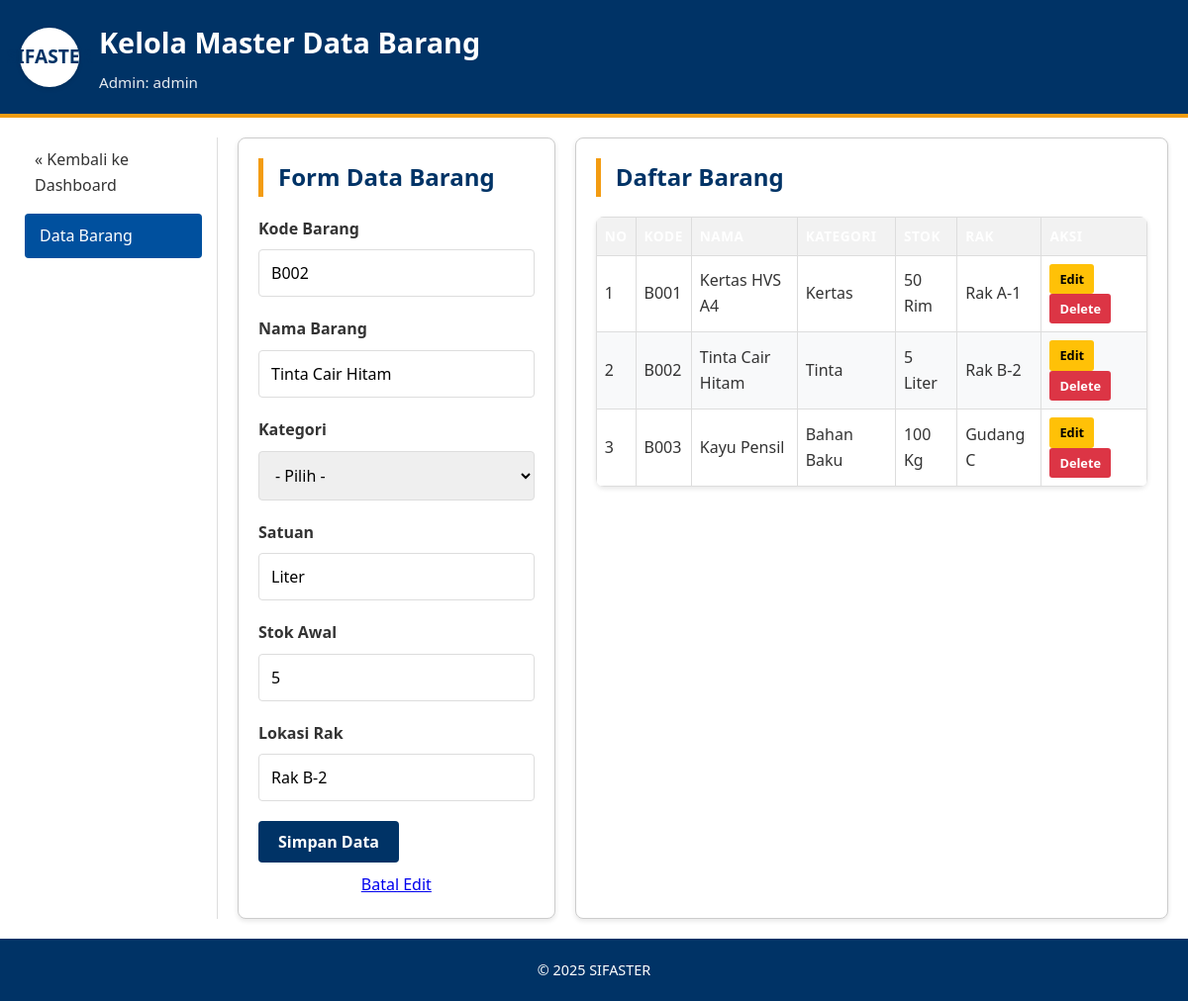
Screenshot of /adminBarang.php?op=edit&id=B002 (signed in) with the database file from the repository.
### tables this page shows
CREATE TABLE IF NOT EXISTS barang (
    kode_barang VARCHAR(20) PRIMARY KEY,
    nama_barang VARCHAR(100) NOT NULL,
    kategori VARCHAR(50),
    satuan VARCHAR(20),
    stok INT DEFAULT 0,
    lokasi_rak VARCHAR(50)
);

### adminBarang.php (the view, shortened to what this page needs)
<?php
include 'koneksi.php';
$kode_barang = "";
$nama_barang = "";
$satuan      = "";
$stok        = 0;
$lokasi_rak  = "";
$op          = "";
if (isset($_GET['op'])) {
    $op = $_GET['op'];
}
if ($op == 'edit') {
    $id          = $_GET['id'];
    $sql1        = "SELECT * FROM barang WHERE kode_barang = '$id'";
    $q1          = mysqli_query($koneksi, $sql1);
    $r1          = mysqli_fetch_array($q1);
    if ($r1) {
        $kode_barang = $r1['kode_barang'];
        $nama_barang = $r1['nama_barang'];
        $satuan      = $r1['satuan'];
        $stok        = $r1['stok'];
        $lokasi_rak  = $r1['lokasi_rak'];
    } else {
        $error = "Data tidak ditemukan";
    }
}
?>
<!DOCTYPE html>
<html lang="id">
<head>
    <link rel="stylesheet" href="style.css">
</head>
<body>
    <div class="container">
        <header class="header">
            <div class="logo">SIFASTER</div>
            <div class="header-text">
                <h1>Kelola Master Data Barang</h1>
                <p>Admin: <?php echo $_SESSION['username']; ?></p>
            </div>
        </header>
        <div class="content-wrapper">
            <nav class="nav" style="width: 200px;">
                <ul>
                    <li><a href="index.php">&laquo; Kembali ke Dashboard</a></li>
                    <li><a href="adminBarang.php" class="active">Data Barang</a></li>
                </ul>
            </nav>
            <div style="flex: 1;">
                <div class="crud-container">
                    <div class="form-card">
                        <h3>Form Data Barang</h3>
                        <form action="" method="POST">
                            <div class="form-group">
                                <label>Kode Barang</label>
                                <input type="text" name="kode_barang" value="<?php echo $kode_barang ?>" <?php echo ($op == 'edit') ? 'readonly' : ''; ?> required>
                            </div>
                            <div class="form-group">
                                <label>Nama Barang</label>
                                <input type="text" name="nama_barang" value="<?php echo $nama_barang ?>" required>
                            </div>
                            <div class="form-group">
                                <label>Kategori</label>
                                <select name="kategori">
                                    <option value="">- Pilih -</option>
                                </select>
                            </div>
                            <div class="form-group">
                                <label>Satuan</label>
                                <input type="text" name="satuan" value="<?php echo $satuan ?>" placeholder="Pcs/Kg/Rim" required>
                            </div>
                            <div class="form-group">
                                <label>Stok Awal</label>
                                <input type="number" name="stok" value="<?php echo $stok ?>" required>
                            </div>
                            <div class="form-group">
                                <label>Lokasi Rak</label>
                                <input type="text" name="lokasi_rak" value="<?php echo $lokasi_rak ?>" placeholder="Contoh: A-01" required>
                            </div>
                            <button type="submit" name="simpan" class="btn-login">Simpan Data</button>
                            <?php if($op == 'edit'): ?>
                                <a href="adminBarang.php" style="display:block; text-align:center; margin-top:10px;">Batal Edit</a>
                            <?php endif; ?>
                        </form>
                    </div>
                    <div class="table-card">
                        <h3>Daftar Barang</h3>
                        <table>
                            <thead>
                                <tr>
                                    <th>No</th>
                                    <th>Kode</th>
                                    <th>Nama</th>
                                    <th>Kategori</th>
                                    <th>Stok</th>
                                    <th>Rak</th>
                                    <th>Aksi</th>
                                </tr>
                            </thead>
                            <tbody>
                                <?php
                                $sql2   = "SELECT * FROM barang ORDER BY kode_barang ASC";
                                $q2     = mysqli_query($koneksi, $sql2);
                                $urut   = 1;
                                while ($r2 = mysqli_fetch_array($q2)) {
                                    $kode   = $r2['kode_barang'];
                                    $nama   = $r2['nama_barang'];
                                    $kat    = $r2['kategori'];
                                    $stok   = $r2['stok'];
                                    $sat    = $r2['satuan'];
                                    $rak    = $r2['lokasi_rak'];
                                ?>
                                    <tr>
                                        <td><?php echo $urut++ ?></td>
                                        <td><?php echo $kode ?></td>
                                        <td><?php echo $nama ?></td>
                                        <td><?php echo $kat ?></td>
                                        <td><?php echo $stok . ' ' . $sat ?></td>
                                        <td><?php echo $rak ?></td>
                                        <td>
                                            <a href="adminBarang.php?op=edit&id=<?php echo $kode ?>" class="btn-action btn-edit">Edit</a>
                                            <a href="adminBarang.php?op=delete&id=<?php echo $kode ?>" onclick="return confirm('Yakin mau delete data?')" class="btn-action btn-delete">Delete</a>
                                        </td>
                                    </tr>
                                <?php
                                }
                                ?>
                            </tbody>
                        </table>
                    </div>
                </div>
            </div>
        </div>
        <footer class="footer">
            <div class="footer-text">
                <span>&copy; 2025 SIFASTER</span>
            </div>
        </footer>
    </div>
</body>
</html>

### style.css (style rules this page uses)
:root { --primary-color: #003366; --secondary-color: #00509e; --accent-color: #f39c12; --text-color: #333; --bg-color: #f4f6f9; --white: #ffffff; --border-color: #ddd; --success-color: #28a745; --danger-color: #dc3545; --shadow: 0 2px 5px rgba(0,0,0,0.1); }
* { box-sizing: border-box; margin: 0; padding: 0; font-family: 'Segoe UI', Tahoma, Geneva, Verdana, sans-serif; }
body { background-color: var(--bg-color); color: var(--text-color); line-height: 1.6; }
.container { width: 100%; max-width: 1200px; margin: 0 auto; background: var(--white); min-height: 100vh; box-shadow: 0 0 20px rgba(0,0,0,0.05); display: flex; flex-direction: column; }
.header { background: var(--primary-color); color: var(--white); padding: 20px; display: flex; align-items: center; border-bottom: 4px solid var(--accent-color); }
.logo { width: 60px; height: 60px; background: var(--white); color: var(--primary-color); margin-right: 20px; display: flex; align-items: center; justify-content: center; font-weight: bold; font-size: 1.2rem; border-radius: 50%; box-shadow: var(--shadow); }
.header-text h1 { font-size: 1.8rem; margin-bottom: 5px; font-weight: 600; }
.header-text p { font-size: 0.95rem; opacity: 0.9; }
.content-wrapper { display: flex; flex: 1; padding: 20px; gap: 20px; }
.nav { width: 250px; background: var(--white); border-right: 1px solid var(--border-color); padding-right: 20px; }
.nav ul { list-style: none; }
.nav ul li { margin-bottom: 5px; }
.nav ul li a { display: block; padding: 10px 15px; color: var(--text-color); text-decoration: none; border-radius: 4px; transition: all 0.3s ease; font-weight: 500; }
.nav ul li a:hover, .nav ul li a.active { background-color: var(--secondary-color); color: var(--white); transform: translateX(5px); }
.article h2, .form-card h3, .table-card h3 { color: var(--primary-color); margin-bottom: 20px; font-size: 1.5rem; border-left: 5px solid var(--accent-color); padding-left: 15px; }
.footer { background: var(--primary-color); color: var(--white); padding: 20px; text-align: center; font-size: 0.9rem; margin-top: auto; }
.form-group { margin-bottom: 20px; }
.form-group label { display: block; margin-bottom: 8px; font-weight: 600; color: var(--text-color); }
.form-group input, .form-group select { width: 100%; padding: 12px; border: 1px solid var(--border-color); border-radius: 4px; font-size: 1rem; transition: border-color 0.3s; }
.btn-login, .btn-action { display: inline-block; padding: 10px 20px; background: var(--primary-color); color: var(--white); border: none; border-radius: 4px; cursor: pointer; font-size: 1rem; font-weight: 600; text-decoration: none; transition: background 0.3s; text-align: center; }
.btn-edit { background-color: var(--accent-color); color: #fff; }
.btn-delete { background-color: var(--danger-color); color: #fff; }
table { width: 100%; border-collapse: collapse; margin-top: 15px; background: var(--white); box-shadow: var(--shadow); border-radius: 8px; overflow: hidden; }
th, td { padding: 12px 15px; text-align: left; border-bottom: 1px solid var(--border-color); }
th { background-color: var(--primary-color); color: var(--white); font-weight: 600; text-transform: uppercase; font-size: 0.85rem; letter-spacing: 0.5px; }
tr:nth-child(even) { background-color: #f8f9fa; }
.crud-container { display: flex; gap: 30px; flex-wrap: wrap; }
.form-card, .table-card { background: var(--white); padding: 25px; border-radius: 8px; box-shadow: var(--shadow); border: 1px solid var(--border-color); }
.form-card { flex: 1; min-width: 300px; }
.table-card { flex: 2; min-width: 500px; }

### adminBarang.php (style rules this page uses)
.crud-container { display: flex; gap: 20px; }
.form-card { flex: 1; background: #fff; padding: 20px; border: 1px solid #ccc; }
.table-card { flex: 2; background: #fff; padding: 20px; border: 1px solid #ccc; }
table { width: 100%; border-collapse: collapse; margin-top: 10px; }
th, td { border: 1px solid #ddd; padding: 8px; text-align: left; }
th { background-color: #f2f2f2; }
.btn-action { text-decoration: none; padding: 5px 10px; color: white; border-radius: 3px; font-size: 0.8rem; }
.btn-edit { background-color: #ffc107; color: #000; }
.btn-delete { background-color: #dc3545; }

### rows the page displays
barang: kode_barang "B002", nama_barang "Tinta Cair Hitam", satuan "Liter", stok "5", lokasi_rak "Rak B-2", kategori "Tinta"
barang: kode_barang "B001", nama_barang "Kertas HVS A4", kategori "Kertas", stok "50", satuan "Rim", lokasi_rak "Rak A-1"
barang: kode_barang "B003", nama_barang "Kayu Pensil", kategori "Bahan Baku", stok "100", satuan "Kg", lokasi_rak "Gudang C"

### other values shown
$_SESSION['username'] "admin"
